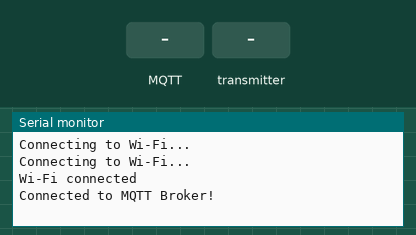
Recording of a program running on a simulated ESP32. On the bench: the last lines printed to the serial monitor. The test bench sets the inputs (shaded band). WiFi joins after 1.5 s; servers stay silent unless stated; no MQTT or app messages arrive unless stated.

Above: at 3.2 s.
3.3 s: MQTT message "esp32/board0/output" arrives on the first subscribed topic
At 4.5 s:
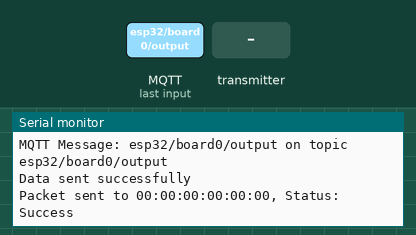
4.8 s: the transmitter starts sending boardId = 0
At 5.11 s:
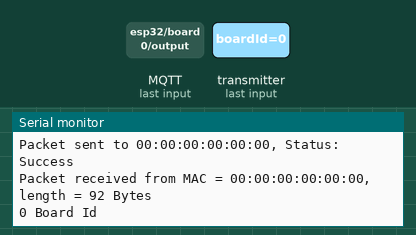
6.3 s: MQTT message "on" arrives on the first subscribed topic
At 6.61 s:
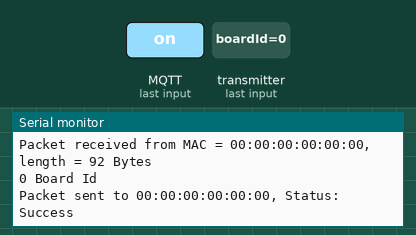

Measured:
- after the input at 3.3 s, the serial monitor: prints a new line at once (image 1)
- after the input at 4.8 s, the serial monitor: prints a new line at once (image 2)
- after the input at 6.3 s, the serial monitor: prints a new line at once (image 3)

The program:

main.cpp
```cpp
/*********
  Rui Santos & Sara Santos - Random Nerd Tutorials
  Adapted by A.Combes 2025
*********/

#include <esp_now.h>
#include <WiFi.h>
#include <PubSubClient.h>

// Replace with your network credentials
const char* ssid = "iot";
const char* password = "iotisis;";

// MQTT broker IP address
const char* mqtt_server = "192.168.3.151";
WiFiClient espClient;
PubSubClient client(espClient);
long lastMsg = 0;

#define MOTE_COUNT 2
uint8_t moteAddress[MOTE_COUNT][6] = {
  {0xEC, 0x62, 0x60, 0x5A, 0x78, 0x4B},
  {0x08, 0xf9, 0xe0, 0x01, 0x0f, 0x64}
};
esp_now_peer_info_t peerInfo[MOTE_COUNT];

// Data structures for ESP-NOW communication
typedef struct struct_mote2sinkMessage {
  int boardId;
  int readingId;
  int timeTag;
  float temperature, humidity, distance;
  bool redLedState, yellowLedState;
  char text[64];
} struct_mote2sinkMessage;

typedef struct struct_sink2moteMessage {
  int boardId;
  bool bool0;
  char text[64];
} struct_sink2moteMessage;

struct_mote2sinkMessage espNow_incomingReadings;
struct_mote2sinkMessage espNow_lastMotesReadings[MOTE_COUNT] = {};
struct_sink2moteMessage espNow_outgoingMessage;

// ESP-NOW callback for receiving data
void espNowOnDataRecv(const uint8_t *mac_addr, const uint8_t *incomingData, int len) {
  // Copies the sender MAC address to a string
  char macStr[18];
  snprintf(macStr, sizeof(macStr), "%02x:%02x:%02x:%02x:%02x:%02x",
           mac_addr[0], mac_addr[1], mac_addr[2], mac_addr[3], mac_addr[4], mac_addr[5]);

  Serial.print("Packet received from MAC = ");
  Serial.print(macStr);
  Serial.print(", length = ");
  Serial.print(len);
  Serial.println(" Bytes");
  Serial.print(espNow_incomingReadings.boardId);
  Serial.println(" Board Id");

  // Copy incoming data to the incomingReadings structure
  memcpy(&espNow_incomingReadings, incomingData, sizeof(espNow_incomingReadings));

  // Make a local copy of the last received board data
  espNow_lastMotesReadings[espNow_incomingReadings.boardId] = espNow_incomingReadings;
}

// ESP-NOW callback for sending data
void espNowOnDataSent(const uint8_t *mac_addr, esp_now_send_status_t status) {
  Serial.printf("Packet sent to %02x:%02x:%02x:%02x:%02x:%02x, Status: %s\n",
                mac_addr[0], mac_addr[1], mac_addr[2],
                mac_addr[3], mac_addr[4], mac_addr[5],
                status == ESP_NOW_SEND_SUCCESS ? "Success" : "Fail");
}

// Send data to a mote
void espNowSendDataToMote(struct_sink2moteMessage message) {
  esp_err_t result = esp_now_send(moteAddress[message.boardId], (uint8_t*)&message, sizeof(message));
  Serial.println(result == ESP_OK ? "Data sent successfully" : "Error sending data");
}

// MQTT callback
void mqttCallback(char* topic, byte* message, unsigned int length) {
  String msg;
  for (unsigned int i = 0; i < length; i++) msg += (char)message[i];
  Serial.printf("MQTT Message: %s on topic %s\n", msg.c_str(), topic);

  // Handle commands based on MQTT topic
  if (String(topic) == "esp32/board0/output") {
    espNow_outgoingMessage.boardId = 0;
    espNow_outgoingMessage.bool0 = (msg == "on");
    espNowSendDataToMote(espNow_outgoingMessage);
  }
}

// Reconnect to MQTT broker
void mqttReconnect() {
  while (!client.connected()) {
    if (client.connect("ESP32Client")) {
      Serial.println("Connected to MQTT Broker!");
      client.subscribe("esp32/board0/output");
    } else {
      Serial.print("Failed to connect. Retrying in 5 seconds...");
      delay(5000);
    }
  }
}

// Setup Wi-Fi
void setupWiFi() {
  WiFi.mode(WIFI_AP_STA);
  WiFi.begin(ssid, password);
  while (WiFi.status() != WL_CONNECTED) {
    delay(1000);
    Serial.println("Connecting to Wi-Fi...");
  }
  Serial.println("Wi-Fi connected");
}

// Initialize ESP-NOW
void setupEspNow() {
  if (esp_now_init() != ESP_OK) {
    Serial.println("Error initializing ESP-NOW");
    return;
  }
  esp_now_register_recv_cb(espNowOnDataRecv);
  esp_now_register_send_cb(espNowOnDataSent);

  for (int i = 0; i < MOTE_COUNT; i++) {
    memcpy(peerInfo[i].peer_addr, moteAddress[i], 6);
    peerInfo[i].channel = 0;
    peerInfo[i].encrypt = false;
    if (esp_now_add_peer(&peerInfo[i]) != ESP_OK) {
      Serial.println("Failed to add peer");
    }
  }
}

// Setup function
void setup() {
  Serial.begin(115200);

  setupWiFi();
  setupEspNow();

  client.setServer(mqtt_server, 1883);
  client.setCallback(mqttCallback);
}

// Main loop
void loop() {
  // MQTT reconnect when needed
  if (!client.connected()) {
    mqttReconnect();
  }
  client.loop();

  long now = millis();
  if (now - lastMsg > 500) {
    lastMsg = now;
    for (size_t i = 0; i < MOTE_COUNT; i++) {
      if (espNow_lastMotesReadings[i].timeTag != 0) {
        char lastUpdateString[8];
        char tempString[8];
        char humString[8];
        char distString[8];
        char yellowLedState[8];
        char redLedState[8];

        // Switch case on "BoardId"
        switch (espNow_lastMotesReadings[i].boardId) {
        case 0:
          dtostrf(espNow_lastMotesReadings[i].timeTag, 1, 2, lastUpdateString);
          client.publish("esp32/board0/lastUpdate", lastUpdateString);

          dtostrf(espNow_lastMotesReadings[i].temperature, 1, 2, tempString);
          client.publish("esp32/board0/temperature", tempString);

          dtostrf(espNow_lastMotesReadings[i].humidity, 1, 2, humString);
          client.publish("esp32/board0/humidity", humString);

          dtostrf(espNow_lastMotesReadings[i].distance, 1, 2, distString);
          client.publish("esp32/board0/distance", distString);

          espNow_lastMotesReadings[i] = {};
          break;

        case 1:
          dtostrf(espNow_lastMotesReadings[i].timeTag, 1, 2, lastUpdateString);
          client.publish("esp32/board1/lastUpdate", lastUpdateString);

          dtostrf(espNow_lastMotesReadings[i].yellowLedState, 1, 2, yellowLedState);
          client.publish("esp32/board1/yellowLedState", yellowLedState);
      Serial.println(espNow_lastMotesReadings[i].yellowLedState);

          dtostrf(espNow_lastMotesReadings[i].redLedState, 1, 2, redLedState);
          client.publish("esp32/board1/redLedState", redLedState);
      Serial.println(espNow_lastMotesReadings[i].redLedState);

          espNow_lastMotesReadings[i] = {};
          break;

        default:
          break;
        }
      }
    }
  }
}
```
